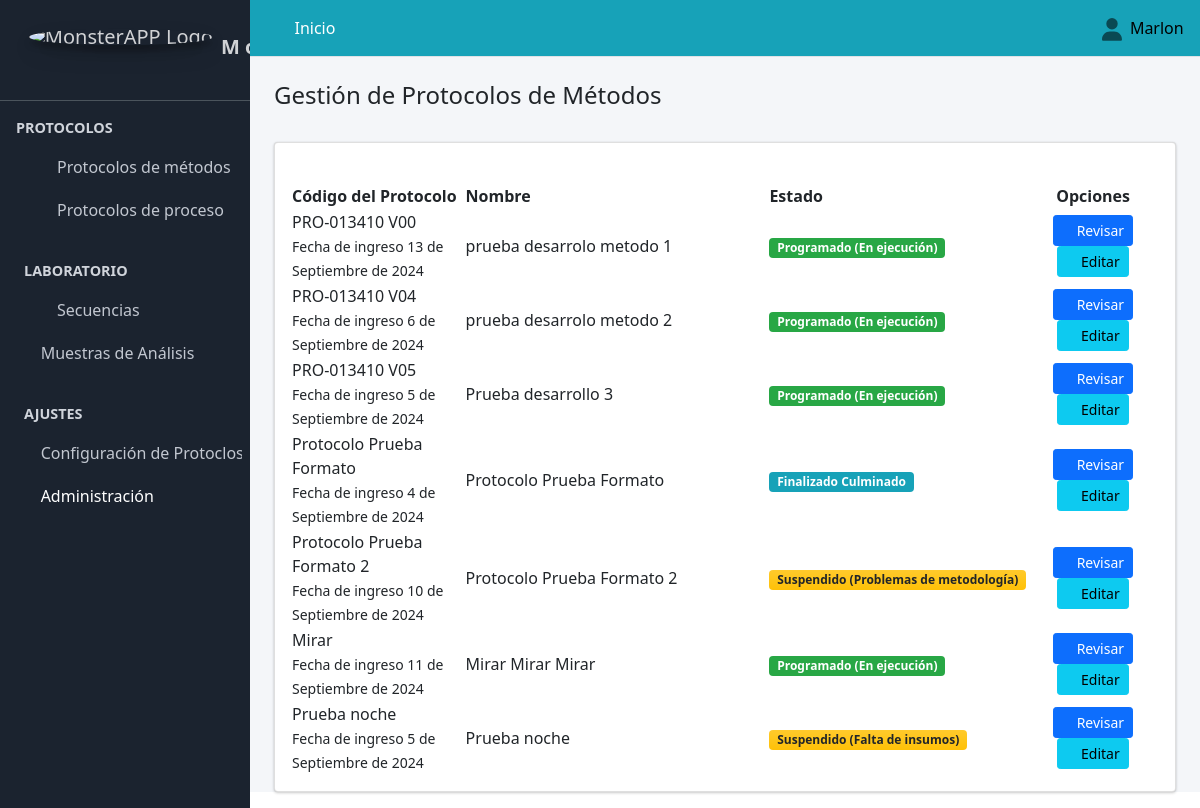
The page /protocolo_metodos/ (signed in) on the database as committed earlier.
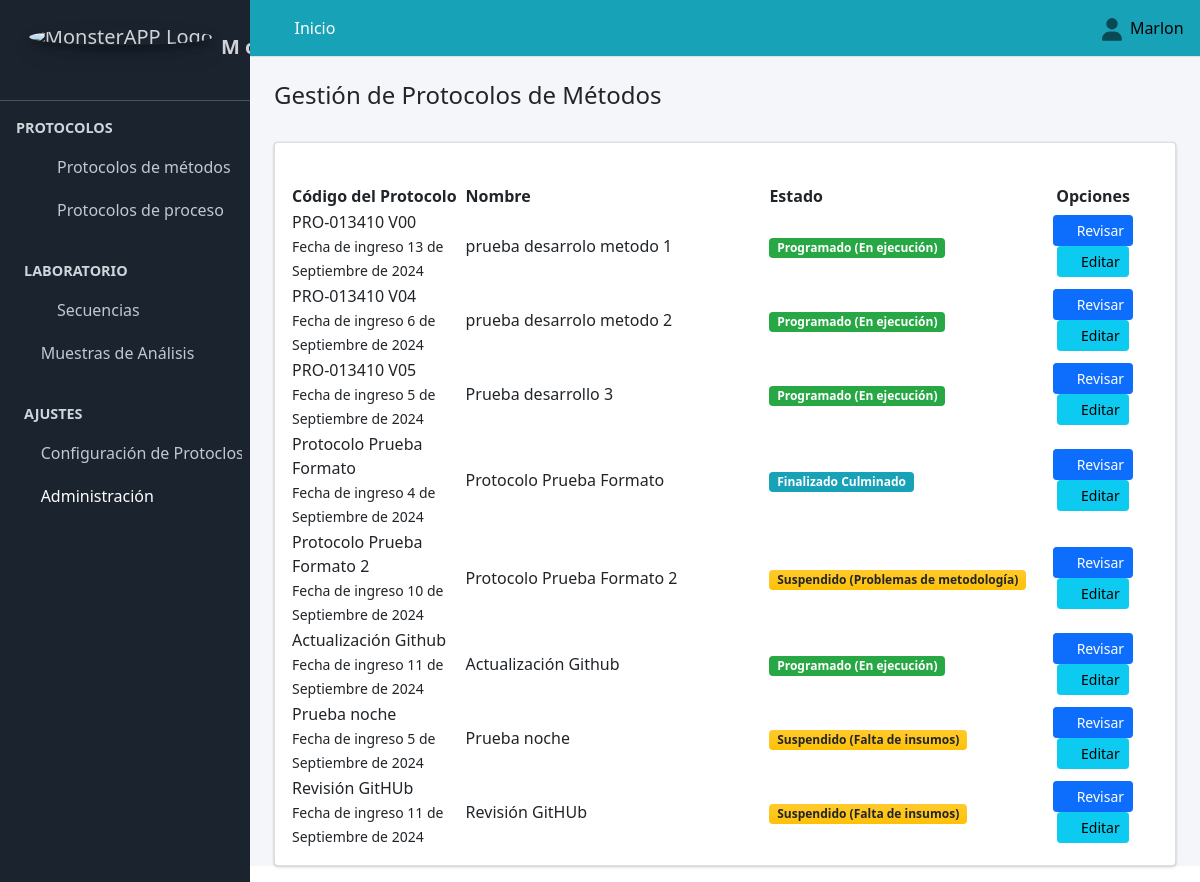
The same page on the database as committed later.
### Aplicaciones/Protocolo_Metodos/models.py (models this page shows, shortened)
class Protocolos(models.Model):
     fecha_ingreso=models.DateField(verbose_name="Fecha de Registro", null=True, blank=False, help_text=u"AAAA/MM/DD")
     codigo=models.CharField(max_length=90, verbose_name="Código Protocolo", null=True, blank=False, unique=True)
     nombre=models.CharField(max_length=250, verbose_name="Título_del_Protocolo",  null=True, blank=False, unique=True)
     ensayo=models.ForeignKey(to=Ensayo, on_delete=models.CASCADE, verbose_name="Ensayo", null=True, blank=False)
     metodo=models.ForeignKey(to=Metodo, on_delete=models.CASCADE, verbose_name="Metodo de referencia", null=True, blank=False)
     celda=models.ForeignKey(to=Celda, on_delete=models.CASCADE, verbose_name="Celda", null=True, blank=False)
     muestras_y_Placebos=models.ManyToManyField(Muestras_y_Placebos, blank=False)
     metodologia=models.ForeignKey(Metodologia, on_delete=models.CASCADE, verbose_name="metodologia", null=True, blank=False,  max_length=90)
     parametro=models.ManyToManyField(to=Parametro, blank=False, related_name="parametro")
     Insumos_del_Proceso=models.ManyToManyField(to=Viabilidad)
     cliente=models.ForeignKey(to=Cliente, on_delete=models.CASCADE, verbose_name="Cliente", null=True, blank=False)
     estado_protocolo=models.ForeignKey(to=EstadoProtocolo, on_delete=models.CASCADE, verbose_name="Estado Protocolo", null=True, blank=False)
     class Condicion(models.TextChoices):
        ACTIVO = "Activo", "ACTIVO"
        PASIVO = "Pasivo", "PASIVO"
     condicion=models.CharField(max_length=90, choices=Condicion.choices, default=Condicion.ACTIVO, verbose_name="Condicion")
     observaciones=models.CharField(max_length=250, verbose_name="Observaciones",  null=True, blank=False)
     fecha_final=models.DateField(verbose_name="Fecha de Finalización", null=True, blank=True,default=datetime.datetime.now)

class EstadoProtocolo(models.Model):
    estado_protocolos=models.CharField(verbose_name="Estado Protocolos", max_length=90)
    estado_motivo=models.CharField(verbose_name="Motivo del estado", max_length=90, blank=True, null=False, unique=True)
    class Condicion(models.TextChoices):
        ACTIVO = "Activo", "ACTIVO"
        PASIVO = "Pasivo", "PASIVO"
    condicion=models.CharField(max_length=90, choices=Condicion.choices, default=Condicion.ACTIVO, verbose_name="Condicion")
    def estado_protocolo(self):
        return "{} {}".format(self.estado_protocolos, self.estado_motivo)
    def __str__(self):
        return str(self.estado_protocolo())

### Aplicaciones/Protocolo_Metodos/views.py (the view)
# urls.py: path("protocolo_metodos/",views.protocolo_metodos, name="protocolo_metodos"),
@login_required
def protocolo_metodos(request):
    titulo = "Protocolo de Métodos"
    protocolo_metodos=Protocolos.objects.all()
    context = {
        "titulo": titulo,
        "protocolo_metodos": protocolo_metodos,
        "crear_metodologia":crear_metodologia,
    }
    return render(request, "protocolo_metodos/protocolo_metodos.html", context)

### SISTEMA_ANALITICO/templates/protocolo_metodos/protocolo_metodos.html (shortened to what this page needs)
{% extends "partial/body.html" %}
{% block contenido %}
<link href="https://unpkg.com/gijgo@1.9.14/css/gijgo.min.css" rel="stylesheet" type="text/css" />
<div class="container-fluid">
  <div class="pagetitle"><br>
    <h4 class="">Gestión de Protocolos de Métodos</h4><br>
  </div>
  <div class="card">
    <div class="container-fluid">
        <div class="row">
          <div class="col-md-6"> <br>
              </div>
              <div class="col-md-6">
                <br>
          </div>
          </div>
    </div>
      <div class="card-body table-responsive">
        <table id="example3" class="display" style="width:100%">
          <thead class="">
            <tr>
            <th style="width: 20%">
            Código del Protocolo
            </th>
            <th style="width: 35%">
            Nombre
            </th>
              <th style="width: 8%" class="text-left">
            Estado
            </th>
            <th class="all text-center">
              Opciones
            </th>
            </tr>
            </thead>
            <tbody id="myTable">
              {% for p in protocolo_metodos %}
              {% if p.condicion == "Activo" and p.estado_protocolo.id != 7  %}
            <tr>
            <td>
            <a>
            {{p.codigo}}
            </a>
            <br>
            <small>
            Fecha de ingreso {{p.fecha_ingreso}}
            </small>
            </td>
            <td>
              {{p.nombre}}
            </td>
            <td class="project-state">
            {% if p.estado_protocolo.id == 6  %}
            <span class="badge badge-info">{{p.estado_protocolo}}</span>
            {% endif %}
            {% if p.estado_protocolo.id == 2 or p.estado_protocolo.id == 3 or p.estado_protocolo.id == 4 %}
            <span class="badge bg-gradient-warning text-body" >{{p.estado_protocolo}}</span>
            {% endif %}
            {% if p.estado_protocolo.id == 1 %}
            <span class="badge badge-success">{{p.estado_protocolo}}</span>
            {% endif %}
            </td>
            <td class="all text-center">
            <a class="btn btn-primary btn-sm" href="{% url 'revisar_protocolo_metodos' p.id %}">
            <i class="fas fa-folder">
            </i> Revisar
            </a>
            {% if perms.auth.view_user %}
            <a class="btn btn-info btn-sm" href= "/editar_protocolo_metodos/{{p.pk}}">
            <i class="fas fa-pencil-alt">
            </i> Editar
            </a>
            {% endif %}
            </td>
            </tr>
             {% endif %}
            {% endfor %}
            </tbody>
        </table>
        <link href="https://cdn.datatables.net/v/dt/jq-3.7.0/dt-2.0.3/b-3.0.1/b-html5-3.0.1/date-1.5.2/sl-2.0.0/datatables.min.css" rel="stylesheet">
        </div>
      </div>
    </div>
</div>
<link href="https://cdn.datatables.net/v/dt/jq-3.7.0/dt-2.0.3/b-3.0.1/b-html5-3.0.1/date-1.5.2/sl-2.0.0/datatables.min.css" rel="stylesheet">
{% endblock contenido %}

Rows that differ between the two databases and show on the page:
changed Protocolos: codigo "Mirar" → "Actualización Github"; nombre "Mirar Mirar Mirar" → "Actualización Github"
added Protocolos: codigo "Revisión GitHUb", fecha_ingreso "11 de Septiembre de 2024", nombre "Revisión GitHUb", estado_protocolo "Suspendido (Falta de insumos)"
